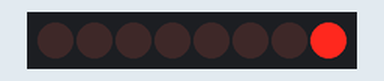
Bench run of a sketch on a simulated Arduino Uno, built with avr-gcc and run on an emulated ATmega328P. Parts: 8 shift-register outputs drawn as a row of LEDs (first output left, lit = HIGH). Wiring (inferred from the names in the program): shift register (74HC595): data pin 14; shift clock pin 13; latch pin 12. Wiring (inferred from the signals the program sends): row of LEDs: on Q0, Q1, Q2, Q3, Q4, Q5, Q6, Q7.

Above: at 0.02 s.
At 0.32 s:
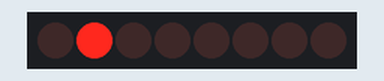
At 0.62 s:
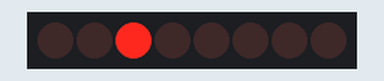
At 1.22 s:
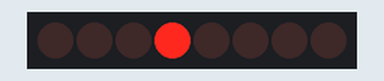
At 1.82 s:
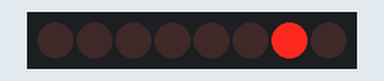
At 2.45 s:
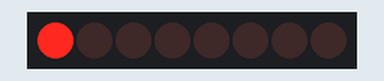
Timing chart, 0 to 3.0 s (numbered marks = the images above):
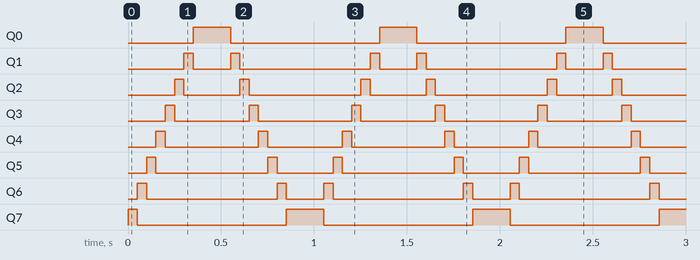

Measured:
- by itself, Q0: alternates HIGH for 0.20 s and LOW for 0.80 s
- by itself, Q1: repeats every 1.0 s: LOW 0.20 s, HIGH 0.05 s, LOW 0.70 s, HIGH 0.05 s
- by itself, Q2: repeats every 1.0 s: LOW 0.30 s, HIGH 0.05 s, LOW 0.60 s, HIGH 0.05 s
- by itself, Q3: alternates HIGH for 0.05 s and LOW for 0.40 s
- by itself, Q4: alternates HIGH for 0.05 s and LOW for 0.50 s
- by itself, Q5: repeats every 1.0 s: LOW 0.60 s, HIGH 0.05 s, LOW 0.30 s, HIGH 0.05 s
- by itself, Q6: repeats every 1.0 s: LOW 0.70 s, HIGH 0.05 s, LOW 0.20 s, HIGH 0.05 s
- by itself, Q7: repeats every 1.0 s: LOW 0.80 s, HIGH 0.20 s

The sketch:

21.parallel_to_serial_data.ino
```cpp
// Shift Register (SR) pins
#define SR_UPDATE_PO  12  // Update Parallel Output   ==> ST_CP
#define SR_CLOCK      13  // Clock (of serial shift)  ==> SH_CP
#define SR_DATA       14  // Serial Data Input        ==> DS

byte mask;    // Used as a mask to operat on a single bit of a byte

void setup() {
  pinMode(SR_UPDATE_PO, OUTPUT);
  pinMode(SR_CLOCK, OUTPUT);
  pinMode(SR_DATA, OUTPUT);
}

void loop() {
  mask = 0x01;  // exadecimal value for "1" ==> 0b00000001 in binary (0b 0000 0001)

  // from right to left (the only led on will be the one where the binary "1" value is in the mask)
  for(int i = 0; i < 8; i++)
  {
    writeToShiftRegister(LSBFIRST, mask);
    mask <<= 1;   // shift mask of 1 position to the left ==> e.g. 0b00000001 ==> 0b00000010
    delay(50);
  }
  delay(100);

  mask = 0x80;  // 0b10000000 ==> specular situation of first for loop
  // from left to right (the only led on will be the one where the binary "1" value is in the mask)
  for(int i = 0; i < 8; i++)
  {
    writeToShiftRegister(LSBFIRST, mask);
    mask >>= 1;   // shift mask of 1 position to the right ==> e.g. 0b00000010 ==> 0b00000001
    delay(50);
  }
  delay(100);
}

void writeToShiftRegister(int order, byte _data)
{
  digitalWrite(SR_UPDATE_PO, LOW);            // stops parallel data output update
  shiftOut(SR_DATA, SR_CLOCK, order, _data);  // sends serial data to SR
  digitalWrite(SR_UPDATE_PO, HIGH);           // updates data to parallel output port
}
```
